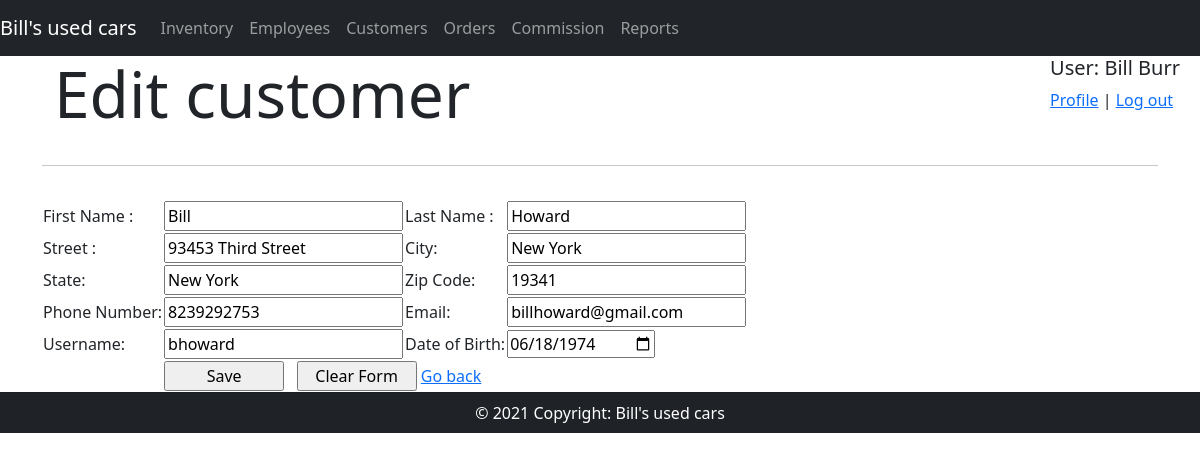
/admin/addCustomer.php?customerID=3 (signed in), run on the app's committed database.
### tables this page shows
CREATE TABLE IF NOT EXISTS `customers` (
  `customer_ID` int(11) NOT NULL AUTO_INCREMENT,
  `customer_first_name` varchar(50) NOT NULL,
  `customer_last_name` varchar(50) NOT NULL,
  `customer_street` varchar(50) NOT NULL,
  `customer_city` varchar(50) NOT NULL,
  `customer_state` varchar(50) NOT NULL,
  `customer_zip_code` int(11) NOT NULL,
  `customer_phone_number` varchar(11) NOT NULL,
  `customer_email` varchar(50) NOT NULL,
  `customer_username` varchar(50) NOT NULL,
  `customer_DOB` date NOT NULL,
  PRIMARY KEY (`customer_ID`),
  UNIQUE KEY `customer_ID` (`customer_ID`)
);

### admin/addCustomer.php (the view, shortened to what this page needs)
<?php
require('dbconnector.php');
if(isset($_GET['customerID']))
{
  $mode="Edit";
  $customerID=$_GET['customerID'];
   $query = "SELECT customer_first_name, customer_last_name, customer_street, customer_city, customer_state, customer_zip_code,".
       " customer_phone_number, customer_email, customer_username, customer_DOB".
       " from customers WHERE customer_ID =?";
    $stmt = $connection->prepare($query);
    $stmt->bind_param('i',$customerID);
    $stmt->execute();
    $stmt->bind_result($cfirst_name, $clast_name, $street, $city, $state, $zipcode, $phone_number,
                      $email, $cusername, $dob);
}
else{
    $mode="Add new";
    $customerID=-1;
}
require('admin_menu.php');
?>
        <div class="jumbotron">
     <div class="container">
     <div class="row">
         <div class="col-md-8">
            <h1 class="display-3"><?php echo $mode; ?>  customer</h1>
          </div>
     </div>
          <hr class="my-4">
       <div class="row">
         <form action="insertCustomer.php" method="POST">
         <table style="margin-top: 10px;">
          <tr>
           <td>First Name :</td>
           <td><input class="textBox" type="text" name="firstname"  <?php if(isset($cfirst_name)) { echo "value='$cfirst_name'";} ?>></td>
           <td>Last Name :</td>
           <td><input class="textBox" type="text" name="lastname"  <?php if(isset($clast_name)) { echo "value='$clast_name'";} ?>></td>
          </tr>
          <tr>
           <td>Street :</td>
           <td><input class="textBox" type="text" name="street" <?php if(isset($street)) { echo "value='$street'";} ?>></td>
           <td>City:</td>
           <td><input  class="textBox" type="text" name="city" <?php if(isset($city)) { echo "value='$city'";} ?> ></td>
          </tr>
          <tr>
              <td>State: </td>
              <td><input class="textBox"  type="text" name="state" <?php if(isset($state)) { echo "value='$state'";} ?> ></td>
              <td>Zip Code: </td>
              <td><input class="textBox"  type="text" name="zipcode" <?php if(isset($zipcode)) { echo "value='$zipcode'";} ?> ></td>
          </tr>
          <tr>
              <td>Phone Number: </td>
              <td><input class="textBox"  style="outline-color: #4eb5f1;" type="text" name="phonenumber"  <?php if(isset($phone_number)) { echo "value='$phone_number'";} ?>></td>
              <td> Email: </td>
              <td><input class="textBox"  type="email" name="email" <?php if(isset($email)) { echo "value='$email'";} ?> ></td>
          </tr>
          <tr>
            <td>Username: </td>
            <td><input class="textBox"  style="outline-color: #4eb5f1;" type="text" name="username"  <?php if(isset($cusername)) { echo "value='$cusername'";} ?>></td>
            <td> Date of Birth: </td>
            <td><input class="textBox"  type="date" name="dateofbirth" <?php if(isset($dob)) { echo "value='$dob'";} ?> ></td>
        </tr>
             <tr><td> &nbsp;</td>
            <td colspan="3">
            <input style="width: 120px"  type="submit" value="Save" name="submit"> &nbsp;
            <input style="width: 120px"  type="reset" value="Clear Form">
            <a href="fetchCustomers.php">Go back</a>
            </td>
        </tr>
    </table>
        </form>
         </div>
            </div>
    <?php
    require('admin_footer.php');
?>

### data on the page
customers: firstname "Bill", lastname "Howard", street "93453 Third Street", city "New York", state "New York", zipcode "19341", phonenumber "8239292753", email "billhoward@gmail.com", username "bhoward", dateofbirth "06/18/1974"

### other printed values
$first_name "Bill"
$last_name "Burr"
$mode "Edit"
